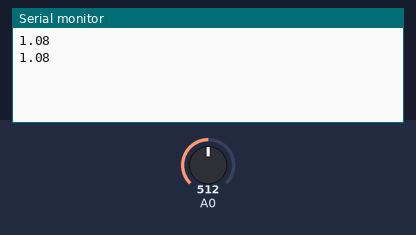
Bench run of a sketch on a simulated Arduino Uno, built with avr-gcc and run on an emulated ATmega328P. On the bench: the last lines printed to the serial monitor. The test bench sets the inputs (shaded band); at power-on: A0 = 512.

Above: at 1.8 s.
1.9 s: A0 set to 0
At 2.6 s:
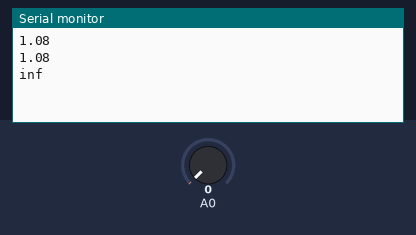
4.5 s: A0 set to 122
At 5.8 s:
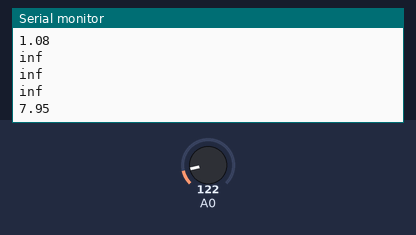

Measured:
- after the input at 1.9 s, the serial monitor: prints a new line after 0.10 s (image 1)
- after the input at 4.5 s, the serial monitor: prints a new line after 0.50 s (image 2)

The sketch:

MQ9.ino
```cpp
void setup() {
  Serial.begin(9600);
}

void loop() {

  float sensor_volt;
  float RS_gas;
  float ratio;
  float R0 = 0.93;

  int sensorValue = analogRead(A0);
  sensor_volt = ((float)sensorValue / 1024) * 5.0;
  RS_gas = (5.0 - sensor_volt) / sensor_volt; // Depend on RL on yor module


  ratio = RS_gas / R0; // ratio = RS/R0
  Serial.println(ratio);
  delay(1000);
}
```
